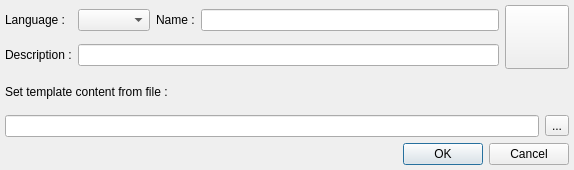
<ui version="4.0" >
 <class>UIEditTemplate</class>
 <widget class="QDialog" name="UIEditTemplate" >
  <property name="geometry" >
   <rect>
    <x>0</x>
    <y>0</y>
    <width>574</width>
    <height>170</height>
   </rect>
  </property>
  <property name="windowTitle" >
   <string>File Type</string>
  </property>
  <layout class="QGridLayout" >
   <property name="margin" >
    <number>5</number>
   </property>
   <property name="spacing" >
    <number>6</number>
   </property>
   <item row="3" column="0" colspan="5" >
    <widget class="QLineEdit" name="leFilename" />
   </item>
   <item row="3" column="5" >
    <widget class="QToolButton" name="tbFilename" >
     <property name="text" >
      <string>...</string>
     </property>
    </widget>
   </item>
   <item row="2" column="0" colspan="6" >
    <widget class="QLabel" name="lFilename" >
     <property name="text" >
      <string>Set template content from file :</string>
     </property>
    </widget>
   </item>
   <item rowspan="2" row="0" column="4" colspan="2" >
    <widget class="QToolButton" name="tbIcon" >
     <property name="minimumSize" >
      <size>
       <width>64</width>
       <height>64</height>
      </size>
     </property>
     <property name="iconSize" >
      <size>
       <width>54</width>
       <height>54</height>
      </size>
     </property>
    </widget>
   </item>
   <item row="1" column="1" colspan="3" >
    <widget class="QLineEdit" name="leDescription" />
   </item>
   <item row="1" column="0" >
    <widget class="QLabel" name="lDescription" >
     <property name="text" >
      <string>Description :</string>
     </property>
    </widget>
   </item>
   <item row="0" column="3" >
    <widget class="QLineEdit" name="leName" />
   </item>
   <item row="0" column="2" >
    <widget class="QLabel" name="lName" >
     <property name="text" >
      <string>Name :</string>
     </property>
    </widget>
   </item>
   <item row="0" column="0" >
    <widget class="QLabel" name="lLanguage" >
     <property name="text" >
      <string>Language :</string>
     </property>
    </widget>
   </item>
   <item row="0" column="1" >
    <widget class="QComboBox" name="cbLanguages" />
   </item>
   <item row="4" column="0" colspan="6" >
    <widget class="QDialogButtonBox" name="dbbButtons" >
     <property name="orientation" >
      <enum>Qt::Horizontal</enum>
     </property>
     <property name="standardButtons" >
      <set>QDialogButtonBox::Cancel|QDialogButtonBox::NoButton|QDialogButtonBox::Ok</set>
     </property>
    </widget>
   </item>
  </layout>
 </widget>
 <resources/>
 <connections>
  <connection>
   <sender>dbbButtons</sender>
   <signal>accepted()</signal>
   <receiver>UIEditTemplate</receiver>
   <slot>accept()</slot>
   <hints>
    <hint type="sourcelabel" >
     <x>248</x>
     <y>254</y>
    </hint>
    <hint type="destinationlabel" >
     <x>157</x>
     <y>274</y>
    </hint>
   </hints>
  </connection>
  <connection>
   <sender>dbbButtons</sender>
   <signal>rejected()</signal>
   <receiver>UIEditTemplate</receiver>
   <slot>reject()</slot>
   <hints>
    <hint type="sourcelabel" >
     <x>316</x>
     <y>260</y>
    </hint>
    <hint type="destinationlabel" >
     <x>286</x>
     <y>274</y>
    </hint>
   </hints>
  </connection>
 </connections>
</ui>
